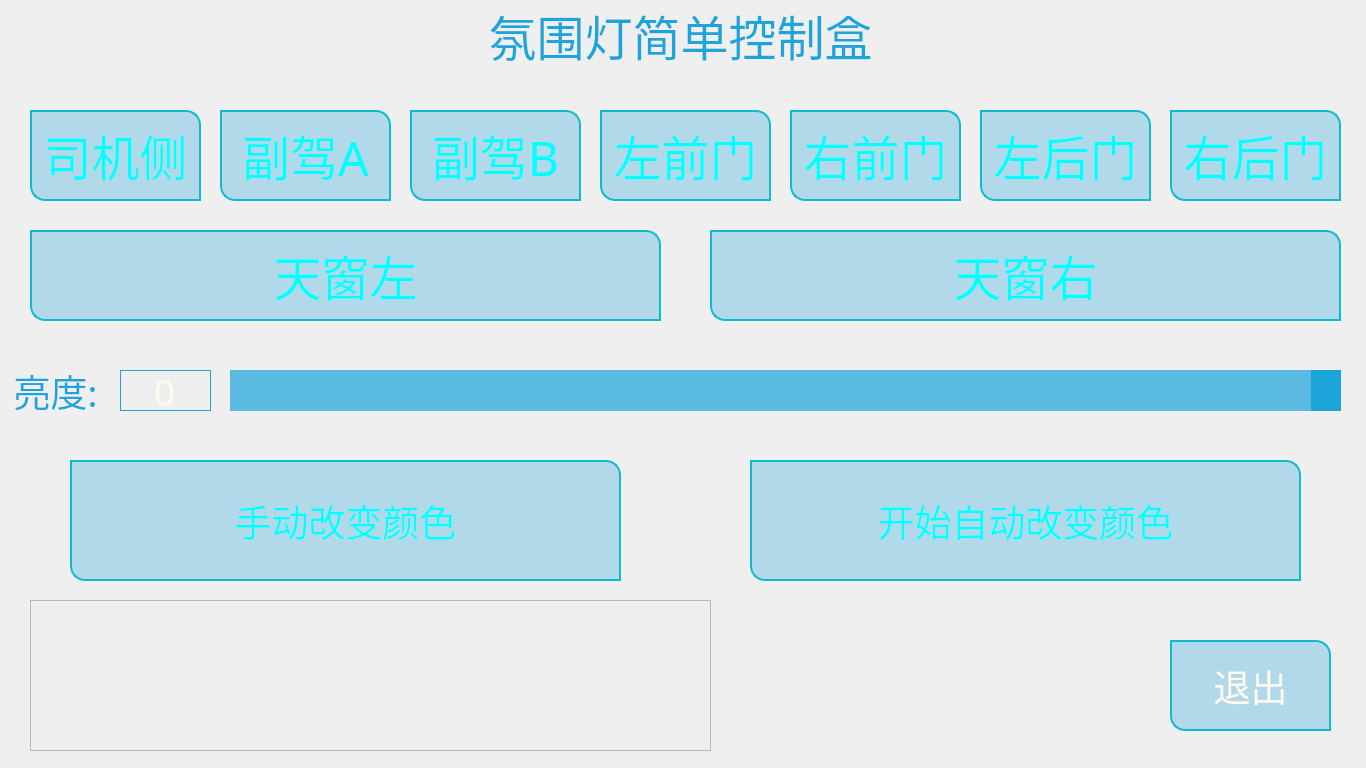
<?xml version="1.0" encoding="UTF-8"?>
<ui version="4.0">
 <class>ProductionVerify</class>
 <widget class="QWidget" name="ProductionVerify">
  <property name="geometry">
   <rect>
    <x>0</x>
    <y>0</y>
    <width>1366</width>
    <height>768</height>
   </rect>
  </property>
  <property name="font">
   <font>
    <family>WenYue HouXianDaiTi (Non-Commercial Use)</family>
    <pointsize>28</pointsize>
   </font>
  </property>
  <property name="windowTitle">
   <string>Form</string>
  </property>
  <widget class="QSpinBox" name="spinBoxIntensity">
   <property name="geometry">
    <rect>
     <x>120</x>
     <y>370</y>
     <width>91</width>
     <height>41</height>
    </rect>
   </property>
   <property name="font">
    <font>
     <pointsize>28</pointsize>
    </font>
   </property>
   <property name="styleSheet">
    <string notr="true">QSpinBox{
border:1px solid rgb(29,165,219);
color:rgb(255,251,240);
background-color:rgba(0,0,0,0);
}

QSpinBox::up-button
{
  width:0px;
  height:0px;
}
QSpinBox::down-button
{
  width:0px;
  height:0px;
}</string>
   </property>
   <property name="alignment">
    <set>Qt::AlignCenter</set>
   </property>
   <property name="maximum">
    <number>100</number>
   </property>
  </widget>
  <widget class="QPushButton" name="pushButtonNode5">
   <property name="geometry">
    <rect>
     <x>30</x>
     <y>110</y>
     <width>171</width>
     <height>91</height>
    </rect>
   </property>
   <property name="font">
    <font>
     <family>Agency FB</family>
     <pointsize>36</pointsize>
    </font>
   </property>
   <property name="styleSheet">
    <string notr="true">QPushButton{
border:2px solid #0fbacd;
border-top-right-radius: 15px;
border-bottom-left-radius: 15px;
color:rgb(0,255,255);
ont-size:22px;
background:rgba(29, 165, 219, 0.3);
}</string>
   </property>
   <property name="text">
    <string>司机侧</string>
   </property>
  </widget>
  <widget class="QPushButton" name="pushButtonNode6">
   <property name="geometry">
    <rect>
     <x>220</x>
     <y>110</y>
     <width>171</width>
     <height>91</height>
    </rect>
   </property>
   <property name="font">
    <font>
     <family>Agency FB</family>
     <pointsize>36</pointsize>
    </font>
   </property>
   <property name="styleSheet">
    <string notr="true">QPushButton{
border:2px solid #0fbacd;
border-top-right-radius: 15px;
border-bottom-left-radius: 15px;
color:rgb(0,255,255);
ont-size:22px;
background:rgba(29, 165, 219, 0.3);
}</string>
   </property>
   <property name="text">
    <string>副驾A</string>
   </property>
  </widget>
  <widget class="QPushButton" name="pushButtonNode7">
   <property name="geometry">
    <rect>
     <x>410</x>
     <y>110</y>
     <width>171</width>
     <height>91</height>
    </rect>
   </property>
   <property name="font">
    <font>
     <family>Agency FB</family>
     <pointsize>36</pointsize>
    </font>
   </property>
   <property name="styleSheet">
    <string notr="true">QPushButton{
border:2px solid #0fbacd;
border-top-right-radius: 15px;
border-bottom-left-radius: 15px;
color:rgb(0,255,255);
ont-size:22px;
background:rgba(29, 165, 219, 0.3);
}</string>
   </property>
   <property name="text">
    <string>副驾B</string>
   </property>
  </widget>
  <widget class="QPushButton" name="pushButtonNode1">
   <property name="geometry">
    <rect>
     <x>600</x>
     <y>110</y>
     <width>171</width>
     <height>91</height>
    </rect>
   </property>
   <property name="font">
    <font>
     <family>Agency FB</family>
     <pointsize>36</pointsize>
    </font>
   </property>
   <property name="styleSheet">
    <string notr="true">QPushButton{
border:2px solid #0fbacd;
border-top-right-radius: 15px;
border-bottom-left-radius: 15px;
color:rgb(0,255,255);
ont-size:22px;
background:rgba(29, 165, 219, 0.3);
}</string>
   </property>
   <property name="text">
    <string>左前门</string>
   </property>
  </widget>
  <widget class="QPushButton" name="pushButtonNode2">
   <property name="geometry">
    <rect>
     <x>790</x>
     <y>110</y>
     <width>171</width>
     <height>91</height>
    </rect>
   </property>
   <property name="font">
    <font>
     <family>Agency FB</family>
     <pointsize>36</pointsize>
    </font>
   </property>
   <property name="styleSheet">
    <string notr="true">QPushButton{
border:2px solid #0fbacd;
border-top-right-radius: 15px;
border-bottom-left-radius: 15px;
color:rgb(0,255,255);
ont-size:22px;
background:rgba(29, 165, 219, 0.3);
}</string>
   </property>
   <property name="text">
    <string>右前门</string>
   </property>
  </widget>
  <widget class="QPushButton" name="pushButtonNode3">
   <property name="geometry">
    <rect>
     <x>980</x>
     <y>110</y>
     <width>171</width>
     <height>91</height>
    </rect>
   </property>
   <property name="font">
    <font>
     <family>Agency FB</family>
     <pointsize>36</pointsize>
    </font>
   </property>
   <property name="styleSheet">
    <string notr="true">QPushButton{
border:2px solid #0fbacd;
border-top-right-radius: 15px;
border-bottom-left-radius: 15px;
color:rgb(0,255,255);
ont-size:22px;
background:rgba(29, 165, 219, 0.3);
}</string>
   </property>
   <property name="text">
    <string>左后门</string>
   </property>
  </widget>
  <widget class="QPushButton" name="pushButtonNode4">
   <property name="geometry">
    <rect>
     <x>1170</x>
     <y>110</y>
     <width>171</width>
     <height>91</height>
    </rect>
   </property>
   <property name="font">
    <font>
     <family>Agency FB</family>
     <pointsize>36</pointsize>
    </font>
   </property>
   <property name="styleSheet">
    <string notr="true">QPushButton{
border:2px solid #0fbacd;
border-top-right-radius: 15px;
border-bottom-left-radius: 15px;
color:rgb(0,255,255);
ont-size:22px;
background:rgba(29, 165, 219, 0.3);
}</string>
   </property>
   <property name="text">
    <string>右后门</string>
   </property>
  </widget>
  <widget class="QLabel" name="labelIntensity">
   <property name="geometry">
    <rect>
     <x>10</x>
     <y>370</y>
     <width>91</width>
     <height>41</height>
    </rect>
   </property>
   <property name="font">
    <font>
     <pointsize>28</pointsize>
    </font>
   </property>
   <property name="styleSheet">
    <string notr="true">QLabel{
color:rgb(29,165,219);
}</string>
   </property>
   <property name="text">
    <string>亮度:</string>
   </property>
   <property name="alignment">
    <set>Qt::AlignCenter</set>
   </property>
  </widget>
  <widget class="QSlider" name="horizontalSliderIntensity">
   <property name="geometry">
    <rect>
     <x>230</x>
     <y>370</y>
     <width>1111</width>
     <height>41</height>
    </rect>
   </property>
   <property name="styleSheet">
    <string notr="true">QSlider::add-page:Horizontal
{
  background-color: rgba(87, 97, 106,0);
  height:40px;
}
QSlider::sub-page:Horizontal
{
background-color:qlineargradient(spread:pad, x1:0, y1:0, x2:1, y2:0, stop:0 rgba(29,165,219, 180), stop:1 rgba(29,165,219, 180));
  height:40px;
}
QSlider::groove:Horizontal
{
  background:transparent;
  height:46px;
}
QSlider::handle:Horizontal
{
  background-color:rgb(29,165,219);
  height: 40px;
  width:30px;
}</string>
   </property>
   <property name="maximum">
    <number>100</number>
   </property>
   <property name="value">
    <number>100</number>
   </property>
   <property name="orientation">
    <enum>Qt::Horizontal</enum>
   </property>
  </widget>
  <widget class="QPushButton" name="pushButtonCancel">
   <property name="geometry">
    <rect>
     <x>1170</x>
     <y>640</y>
     <width>161</width>
     <height>91</height>
    </rect>
   </property>
   <property name="font">
    <font>
     <pointsize>28</pointsize>
    </font>
   </property>
   <property name="styleSheet">
    <string notr="true">QPushButton{
border:2px solid #0fbacd;
border-top-right-radius: 15px;
border-bottom-left-radius: 15px;
color:rgb(255,251,240);
background:rgba(29, 165, 219, 0.3);
}</string>
   </property>
   <property name="text">
    <string>退出</string>
   </property>
  </widget>
  <widget class="QLabel" name="labelTitle">
   <property name="geometry">
    <rect>
     <x>0</x>
     <y>0</y>
     <width>1361</width>
     <height>71</height>
    </rect>
   </property>
   <property name="font">
    <font>
     <pointsize>36</pointsize>
    </font>
   </property>
   <property name="styleSheet">
    <string notr="true">QLabel{
color:rgb(29,165,219);
}</string>
   </property>
   <property name="text">
    <string>氛围灯简单控制盒</string>
   </property>
   <property name="alignment">
    <set>Qt::AlignCenter</set>
   </property>
  </widget>
  <widget class="QPushButton" name="pushButtonChangeColorManual">
   <property name="geometry">
    <rect>
     <x>70</x>
     <y>460</y>
     <width>551</width>
     <height>121</height>
    </rect>
   </property>
   <property name="font">
    <font>
     <family>Agency FB</family>
     <pointsize>28</pointsize>
    </font>
   </property>
   <property name="styleSheet">
    <string notr="true">QPushButton{
border:2px solid #0fbacd;
border-top-right-radius: 15px;
border-bottom-left-radius: 15px;
color:rgb(0,255,255);
ont-size:22px;
background:rgba(29, 165, 219, 0.3);
}</string>
   </property>
   <property name="text">
    <string>手动改变颜色</string>
   </property>
  </widget>
  <widget class="QPushButton" name="pushButtonChangeColorAuto">
   <property name="geometry">
    <rect>
     <x>750</x>
     <y>460</y>
     <width>551</width>
     <height>121</height>
    </rect>
   </property>
   <property name="font">
    <font>
     <family>Agency FB</family>
     <pointsize>28</pointsize>
    </font>
   </property>
   <property name="styleSheet">
    <string notr="true">QPushButton{
border:2px solid #0fbacd;
border-top-right-radius: 15px;
border-bottom-left-radius: 15px;
color:rgb(0,255,255);
ont-size:22px;
background:rgba(29, 165, 219, 0.3);
}</string>
   </property>
   <property name="text">
    <string>开始自动改变颜色</string>
   </property>
  </widget>
  <widget class="QPushButton" name="pushButtonNode12">
   <property name="geometry">
    <rect>
     <x>710</x>
     <y>230</y>
     <width>631</width>
     <height>91</height>
    </rect>
   </property>
   <property name="font">
    <font>
     <family>Agency FB</family>
     <pointsize>36</pointsize>
    </font>
   </property>
   <property name="styleSheet">
    <string notr="true">QPushButton{
border:2px solid #0fbacd;
border-top-right-radius: 15px;
border-bottom-left-radius: 15px;
color:rgb(0,255,255);
ont-size:22px;
background:rgba(29, 165, 219, 0.3);
}</string>
   </property>
   <property name="text">
    <string>天窗右</string>
   </property>
  </widget>
  <widget class="QPushButton" name="pushButtonNode11">
   <property name="geometry">
    <rect>
     <x>30</x>
     <y>230</y>
     <width>631</width>
     <height>91</height>
    </rect>
   </property>
   <property name="font">
    <font>
     <family>Agency FB</family>
     <pointsize>36</pointsize>
    </font>
   </property>
   <property name="styleSheet">
    <string notr="true">QPushButton{
border:2px solid #0fbacd;
border-top-right-radius: 15px;
border-bottom-left-radius: 15px;
color:rgb(0,255,255);
ont-size:22px;
background:rgba(29, 165, 219, 0.3);
}</string>
   </property>
   <property name="text">
    <string>天窗左</string>
   </property>
  </widget>
  <widget class="QFrame" name="frame">
   <property name="geometry">
    <rect>
     <x>30</x>
     <y>600</y>
     <width>681</width>
     <height>151</height>
    </rect>
   </property>
   <property name="styleSheet">
    <string notr="true">background-image: url(:/PICS/resources/logoNeicon.jpg);</string>
   </property>
   <property name="frameShape">
    <enum>QFrame::StyledPanel</enum>
   </property>
   <property name="frameShadow">
    <enum>QFrame::Raised</enum>
   </property>
  </widget>
 </widget>
 <resources/>
 <connections/>
</ui>
